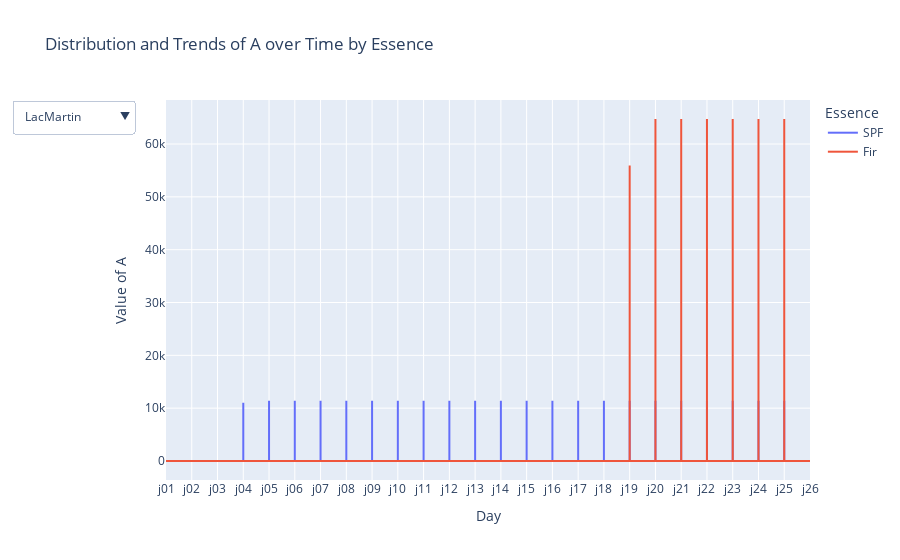

Notebook cell for this chart:
### Code cell
import pandas as pd

# Load the dataset
df = pd.read_csv('resultats_A.csv')  # Replace with your file path

# Aggregate data
grouped_df = df.groupby(['Jour', 'Essence']).agg({'A': 'sum'}).reset_index()

import plotly.express as px

# Create a function to update the figure based on the selected 'Foret'
def plot_foret(foret):
    filtered_df = df[df['Foret'] == foret] if foret else df
    fig = px.line(filtered_df, x='Jour', y='A', color='Essence',
                  labels={'Jour': 'Day', 'A': 'Value of A'},
                  title='Distribution and Trends of A over Time by Essence')
    return fig

# Initialize the plot with all data
fig = plot_foret(None)

# Add dropdown for filtering by 'Foret'
foret_options = [{'label': foret, 'method': 'restyle', 'args': [{'visible': [foret == f for f in df['Foret']]}]} for foret in df['Foret'].unique()]
fig.update_layout(updatemenus=[{
    'buttons': foret_options,
    'direction': 'down',
    'showactive': True,
}])

# Show the figure
fig.show()

### Figure 1 — Plotly figure (JSON) as saved in the notebook; plotly's stock layout.template omitted (floating-point values rounded to 4 significant figures; data arrays with more than 128 entries replaced by an {"elided": "..."} marker saying what was removed)
{"data": [{"hovertemplate": "Essence=SPF<br>Day=%{x}<br>Value of A=%{y}<extra></extra>", "legendgroup": "SPF", "line": {"color": "#636efa", "dash": "solid"}, "marker": {"symbol": "circle"}, "mode": "lines", "name": "SPF", "orientation": "v", "showlegend": true, "type": "scatter", "x": {"elided": "156 str values"}, "xaxis": "x", "y": {"elided": "156 float values"}, "yaxis": "y"}, {"hovertemplate": "Essence=Fir<br>Day=%{x}<br>Value of A=%{y}<extra></extra>", "legendgroup": "Fir", "line": {"color": "#EF553B", "dash": "solid"}, "marker": {"symbol": "circle"}, "mode": "lines", "name": "Fir", "orientation": "v", "showlegend": true, "type": "scatter", "x": {"elided": "156 str values"}, "xaxis": "x", "y": {"elided": "156 float values"}, "yaxis": "y"}], "layout": {"legend": {"title": {"text": "Essence"}, "tracegroupgap": 0}, "title": {"text": "Distribution and Trends of A over Time by Essence"}, "updatemenus": [{"buttons": [{"args": [{"visible": {"elided": "312 bool values"}}], "label": "LacMartin", "method": "restyle"}, {"args": [{"visible": {"elided": "312 bool values"}}], "label": "LacDesCaches", "method": "restyle"}, {"args": [{"visible": {"elided": "312 bool values"}}], "label": "LacHolmes", "method": "restyle"}], "direction": "down", "showactive": true}], "xaxis": {"anchor": "y", "domain": [0, 1], "title": {"text": "Day"}}, "yaxis": {"anchor": "x", "domain": [0, 1], "title": {"text": "Value of A"}}}}
